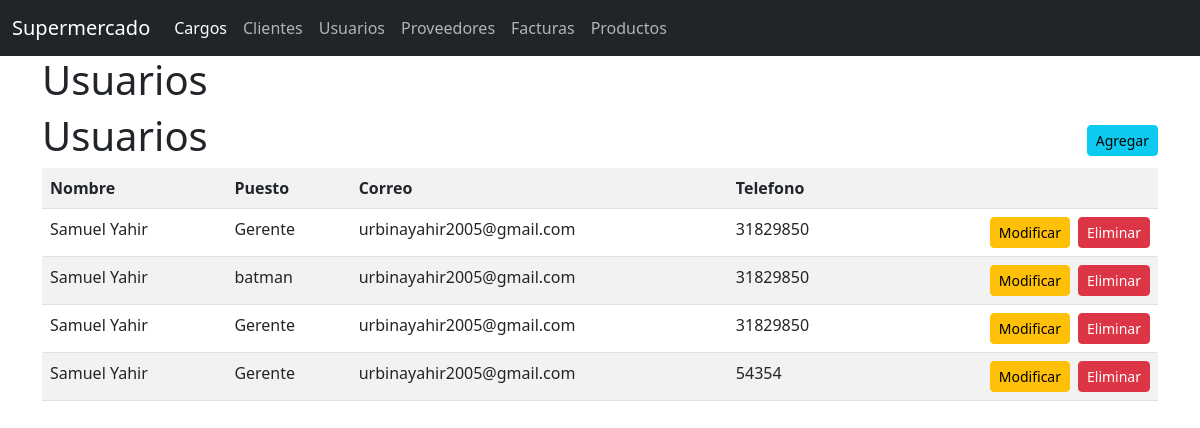
The app's page /general/usuarios/ with its own data.
### General/models.py (models this page shows, shortened)
class Usuario(models.Model):
    uuid =  models.UUIDField(primary_key=True, unique=True, default=uuid4)
    person =  models.ForeignKey(Persona, on_delete=models.CASCADE)
    position =  models.ForeignKey(Cargo, on_delete=models.CASCADE)
    email = models.CharField(max_length=100)
    address = models.CharField(max_length=255)
    phone = models.CharField(max_length=8)
    status =  models.BooleanField(default=True)
    createdAt = models.DateTimeField(auto_now_add=True)
    updatedAt = models.DateTimeField(auto_now=True)

class Persona(models.Model):
    uuid =  models.UUIDField(primary_key=True, unique=True, default=uuid4)
    dni = models.CharField(max_length=13, unique=True)
    firstname =  models.CharField(max_length=50)
    lastname =  models.CharField(max_length=50)
    bornday =  models.DateField()
    status =  models.BooleanField(default=True)
    createdAt = models.DateTimeField(auto_now_add=True)
    updatedAt = models.DateTimeField(auto_now=True)
    def __str__(self):
        return f"{self.firstname}"

class Cargo(models.Model):
    uuid =  models.UUIDField(primary_key=True, unique=True, default=uuid4)
    name = models.CharField(max_length=100)
    status =  models.BooleanField(default=True)
    createdAt = models.DateTimeField(auto_now_add=True)
    updatedAt = models.DateTimeField(auto_now=True)
    def __str__(self):
        return f"{self.name}"

### General/views.py (the view)
# urls.py: path('usuarios/', ObtenerUsuarios.as_view(), name='listar_usuarios'),
class ObtenerUsuarios(View):
    def get(self, request):
        usuarios = Usuario.objects.all()
        return render(request, 'usuarios/listar_usuarios.html',{'usuarios':usuarios})

### General/templates/usuarios/listar_usuarios.html
{% extends 'base.html' %}
{% block body %}
    <h1>Usuarios</h1>
    <div class="d-flex justify-content-between align-items-center">
        <h1>Usuarios</h1>
        <a class="btn btn-info btn-sm " href="{% url 'agregar_usuarios' %}">Agregar</a>
    </div>
    <table class="table table-striped">
        <tr>
            <th>Nombre</th>
            <th>Puesto</th>
            <th>Correo</th>
            <th>Telefono</th>
            <th></th>
        </tr>
        {% for usuario in usuarios %}
        <tr>
            <td>{{usuario.person}}</td>
            <td>{{usuario.position}}</td>
            <td>{{usuario.email}}</td>
            <td>{{usuario.phone}}</td>
<td>
    <div class="gap-2 d-flex justify-content-end ">
        <a href="{% url 'actualizar_usuarios' usuario.uuid  %}" class="btn btn-warning btn-sm">Modificar</a>
        <a href="#" class="btn btn-danger btn-sm">Eliminar</a>
    </div>
</td>
        </tr>
        {% endfor %}
    </table>
{% endblock %}

### General/templates/base.html (shortened to what this page needs)
{% load static %}
<!DOCTYPE html>
<html lang="en">
<head>
    <link rel="stylesheet" href="/static/css/bootstrap.min.css">
</head>
<body>
    <nav class="navbar navbar-expand-lg  bg-dark" data-bs-theme="dark">
        <div class="container-fluid">
          <a class="navbar-brand" href="#">Supermercado</a>
          <div class="collapse navbar-collapse" id="navbarNav">
            <ul class="navbar-nav">
              <li class="nav-item">
                <a class="nav-link active" aria-current="page" href="{% url 'listar_cargos' %}">Cargos</a>
              </li>
              <li class="nav-item">
                <a class="nav-link" href="{% url 'listar_clientes' %}">Clientes</a>
              </li>
              <li class="nav-item">
                <a class="nav-link" href="{% url 'listar_usuarios' %}">Usuarios</a>
              </li>
              <li class="nav-item">
                <a class="nav-link" href="{% url 'listar_proveedores' %}">Proveedores</a>
              </li>
              <li class="nav-item">
                <a class="nav-link" href="{% url 'listar_facturas' %}">Facturas</a>
              </li>
              <li class="nav-item">
                <a class="nav-link" href="{% url 'listar_productos' %}">Productos</a>
              </li>
            </ul>
          </div>
        </div>
      </nav>
    <div class="container">
        {% block body %}
        {% endblock %}
    </div>
</body>
</html>

### records on screen
Usuario: person "Samuel Yahir", position "Gerente", email "urbinayahir2005@gmail.com", phone "31829850"
Usuario: person "Samuel Yahir", position "batman", email "urbinayahir2005@gmail.com", phone "31829850"
Usuario: person "Samuel Yahir", position "Gerente", email "urbinayahir2005@gmail.com", phone "31829850"
Usuario: person "Samuel Yahir", position "Gerente", email "urbinayahir2005@gmail.com", phone "54354"
